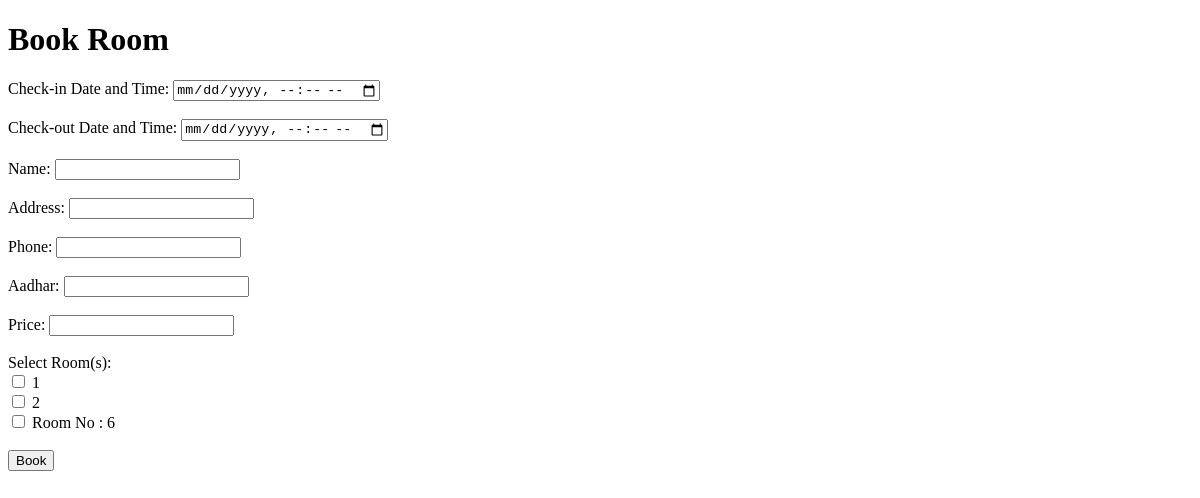
The app's page /book-room/, older data.
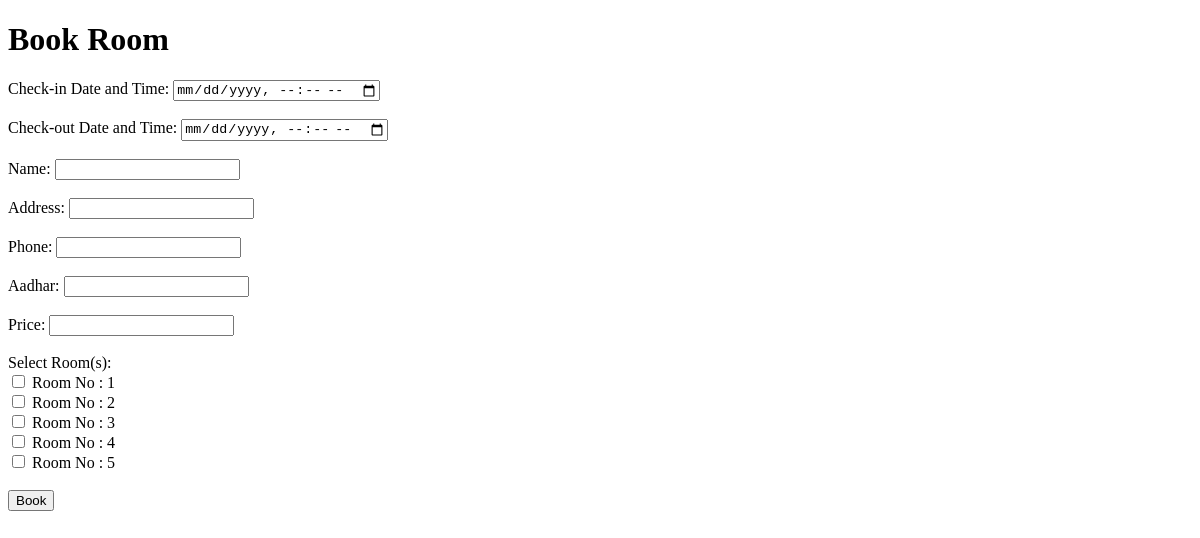
The same page, newer data.
### svapp/models.py (models this page shows, shortened)
class Room(models.Model):
    room_number = models.CharField(max_length=50)
    is_available = models.BooleanField(default=True)

### svapp/views.py (the view)
# urls.py: path('book-room/', book_room, name='book_room'),
def book_room(request):
    rooms = Room.objects.all()
    if request.method == 'POST':
        room_ids = request.POST.getlist('rooms')  # Get selected room IDs from the form
        checkin_datetime = request.POST.get('checkin_datetime')
        checkout_datetime = request.POST.get('checkout_datetime')
        name = request.POST.get('name')
        address = request.POST.get('address')
        phone = request.POST.get('phone')
        aadhar = request.POST.get('aadhar')
        price = request.POST.get('price')
        if checkout_datetime <= checkin_datetime:
            error_message = 'Invalid date range'
            return render(request, 'book_room.html', {'rooms': rooms, 'error': error_message})
        booking_id = None
        for room_id in room_ids:
            room = Room.objects.get(id=room_id)
            existing_bookings = Booking.objects.filter(rooms=room, checkout_datetime__gte=checkin_datetime, checkin_datetime__lte=checkout_datetime)
            if existing_bookings.exists():
                error_message = f'Room {room.room_number} is already booked for the selected date range'
                return render(request, 'book_room.html', {'rooms': rooms, 'error': error_message})
            try:
                booking = Booking.objects.create(
                    name=name,
                    address=address,
                    phone=phone,
                    aadhar=aadhar,
                    price=price,
                    checkin_datetime=checkin_datetime,
                    checkout_datetime=checkout_datetime
                )
                booking.rooms.add(room)  # Add the room to the booking
                room.is_available = False
                room.save()
                booking_id = booking.id
            except ValidationError as e:
                error_message = str(e)
                return render(request, 'book_room.html', {'rooms': rooms, 'error': error_message})
        return redirect('booking_detail', booking_id=booking_id)
    else:
        return render(request, 'book_room.html', {'rooms': rooms})

### svapp/templates/book_room.html (shortened to what this page needs)
<!DOCTYPE html>
<html lang="en">
<head>
</head>
<body>
    <h1>Book Room</h1>
    <form method="POST">
        <label for="checkin_datetime">Check-in Date and Time:</label>
        <input type="datetime-local" id="checkin_datetime" name="checkin_datetime" required><br><br>
        <label for="checkout_datetime">Check-out Date and Time:</label>
        <input type="datetime-local" id="checkout_datetime" name="checkout_datetime" required><br><br>
        <label for="name">Name:</label>
        <input type="text" id="name" name="name" required><br><br>
        <label for="address">Address:</label>
        <input type="text" id="address" name="address" required><br><br>
        <label for="phone">Phone:</label>
        <input type="tel" id="phone" name="phone" required><br><br>
        <label for="aadhar">Aadhar:</label>
        <input type="number" id="aadhar" name="aadhar" required><br><br>
        <label for="price">Price:</label>
        <input type="number" id="price" name="price" required><br><br>
        <label for="rooms">Select Room(s):</label><br>
        {% for room in rooms %}
        <input type="checkbox" id="room_{{ room.id }}" name="rooms" value="{{ room.id }}">
        <label for="room_{{ room.id }}">{{ room.room_number }}</label><br>
        {% endfor %}
        <br>
        <button type="submit">Book</button>
    </form>
</body>
</html>

Row changes from the older to the newer data that the page shows:
removed Room: room_number "1"
removed Room: room_number "2"
removed Room: room_number "Room No : 6"
added Room: room_number "Room No : 1"
added Room: room_number "Room No : 2"
added Room: room_number "Room No : 3"
added Room: room_number "Room No : 4"
added Room: room_number "Room No : 5"
